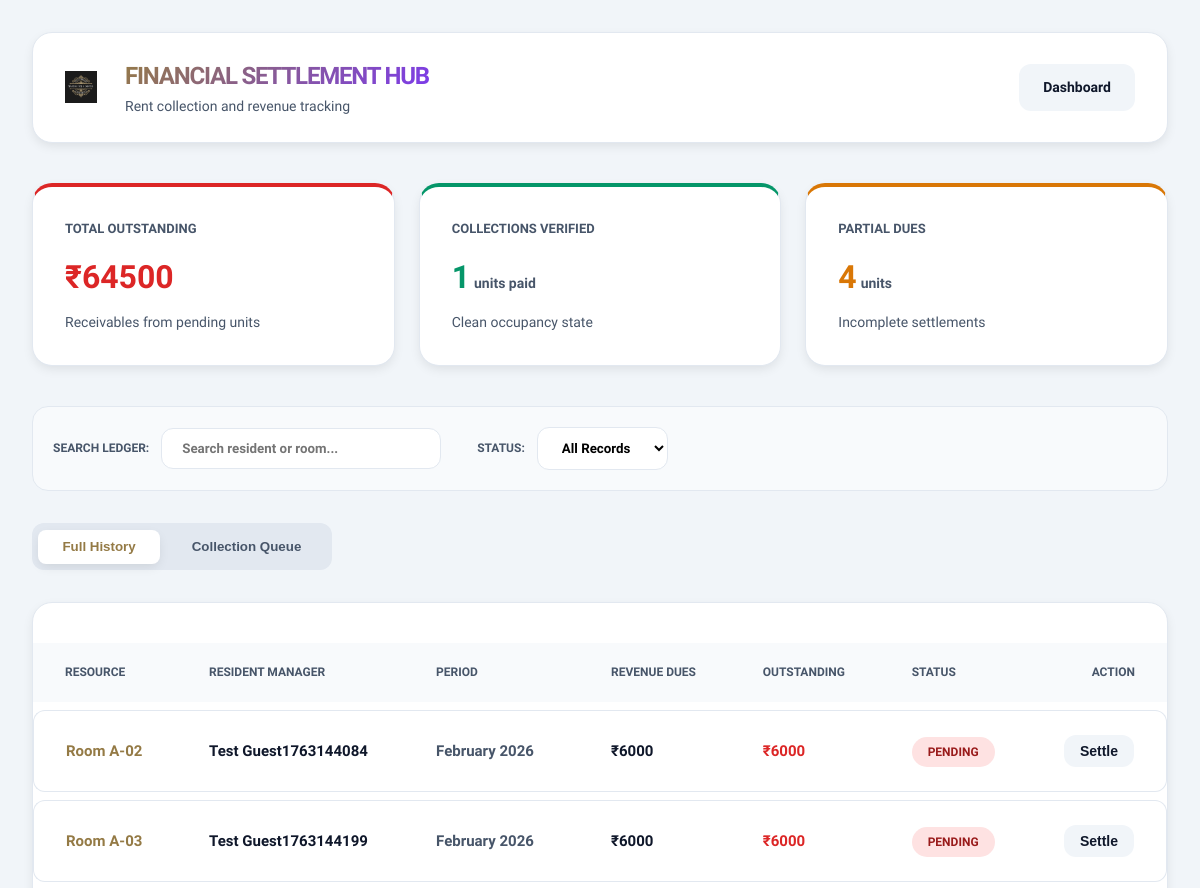
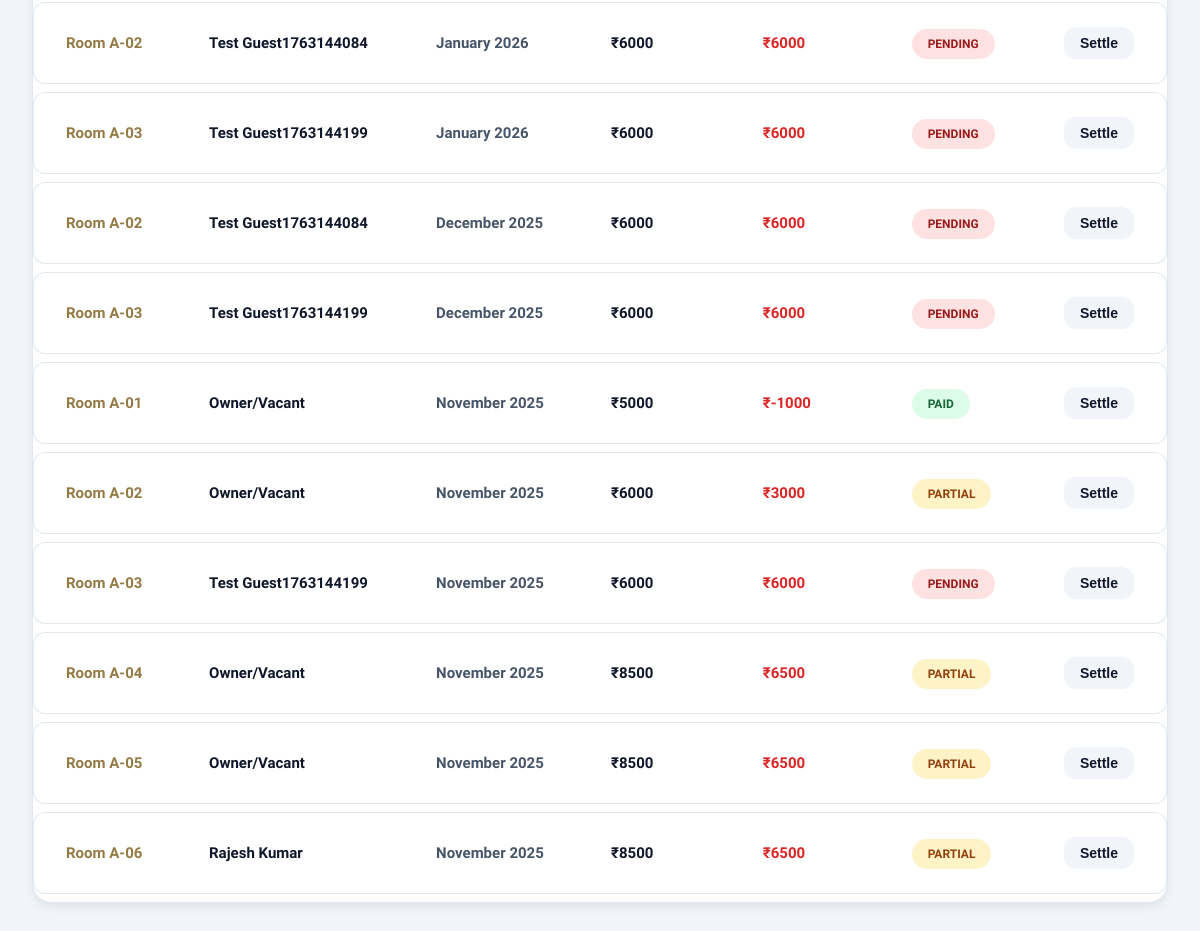
Before: /manage-payments/ (signed in) with the older database file (2 pictures, top to bottom).
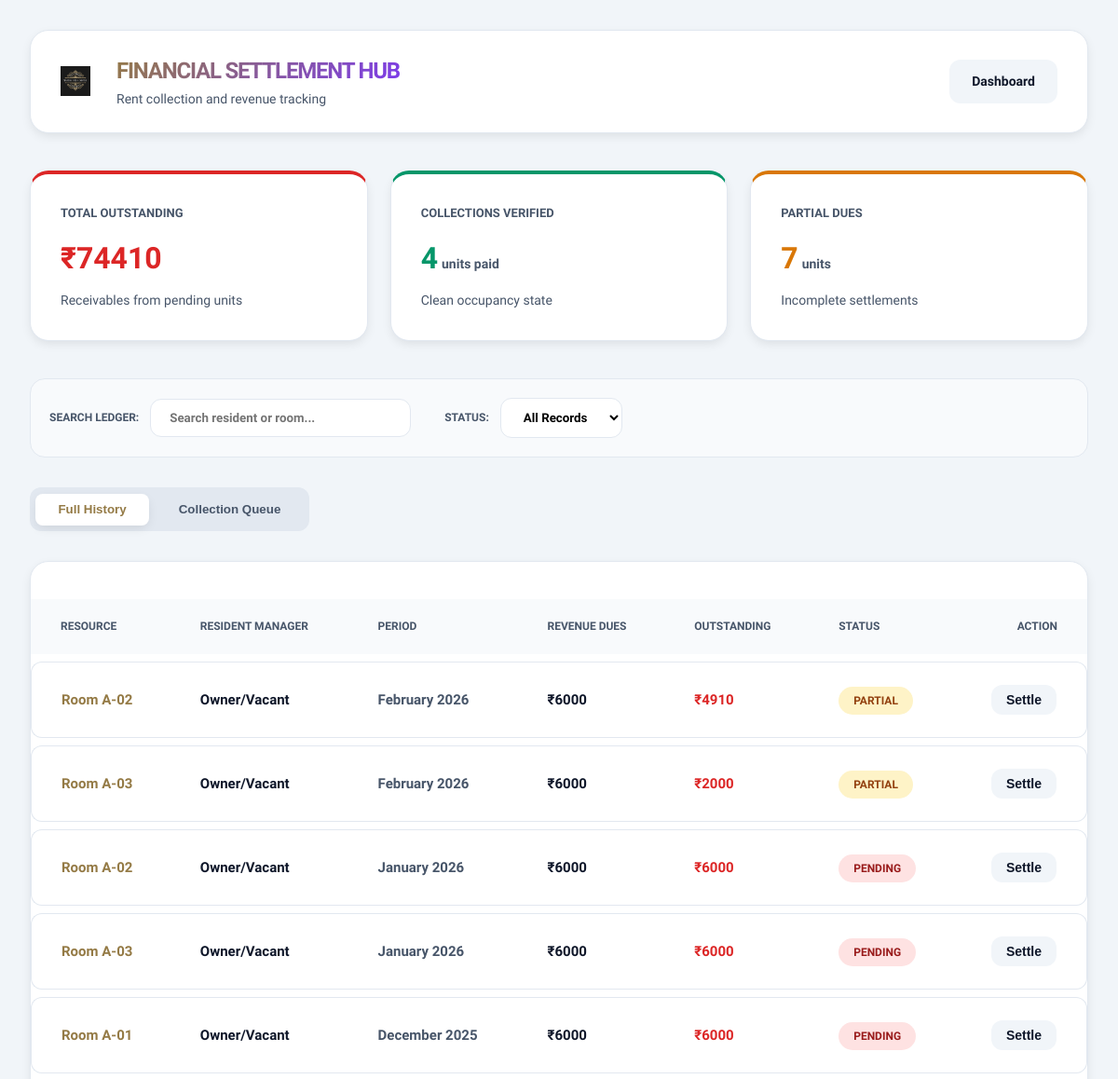
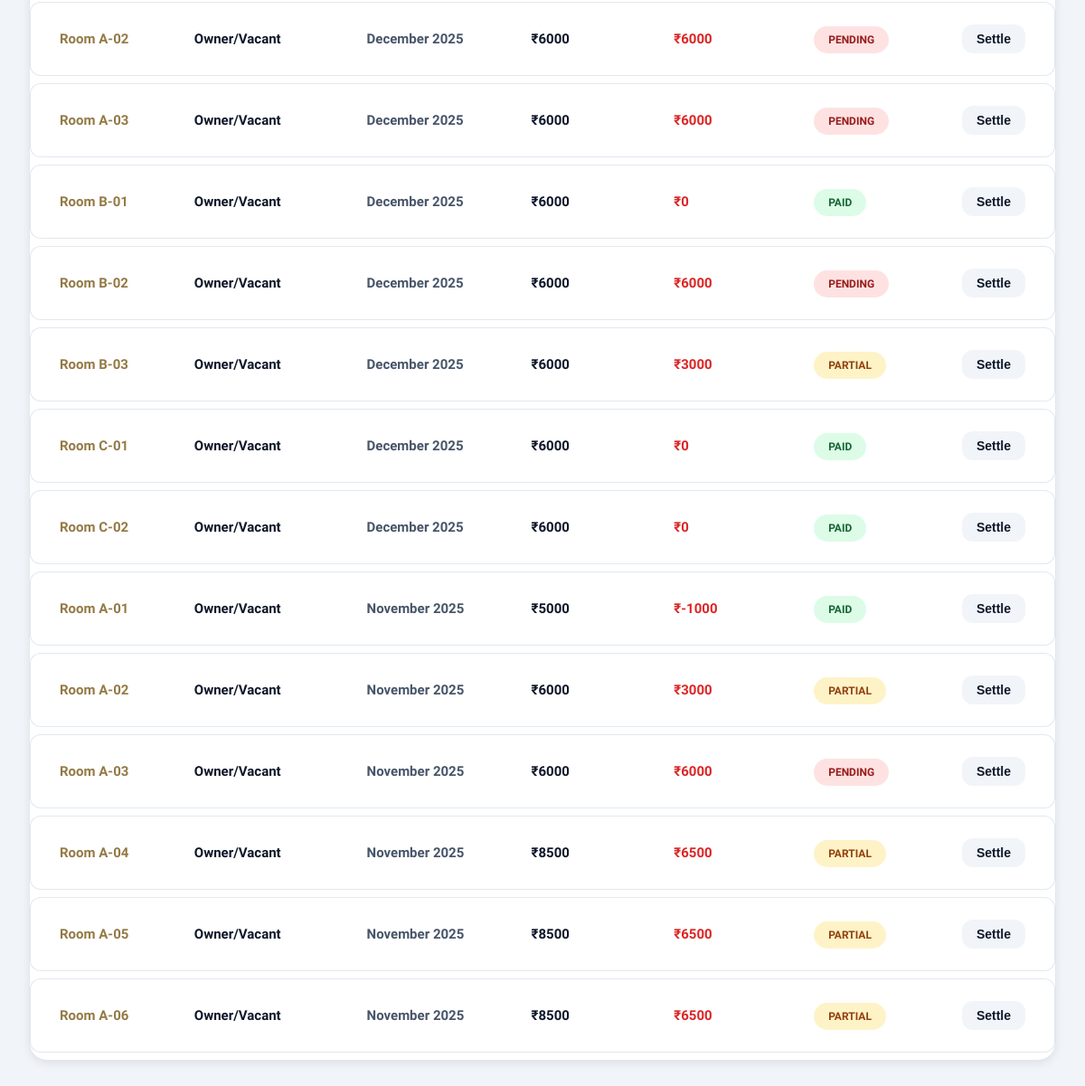
After: the same page with the newer database file (2 pictures, top to bottom).
### rental/models.py (models this page shows, shortened)
class MonthlyPayment(models.Model):
    PAYMENT_STATUS_CHOICES = [
        ('pending', 'Pending'),
        ('partial', 'Partial'),
        ('paid', 'Paid'),
        ('overdue', 'Overdue'),
    ]
    room = models.ForeignKey(Room, on_delete=models.CASCADE, related_name='monthly_payments')
    guest = models.ForeignKey(Guest, on_delete=models.SET_NULL, null=True, blank=True, related_name='monthly_payments')
    month = models.DateField(help_text="First day of the month")
    rent_amount = models.DecimalField(max_digits=8, decimal_places=2)
    paid_amount = models.DecimalField(max_digits=8, decimal_places=2, default=0)
    payment_status = models.CharField(max_length=20, choices=PAYMENT_STATUS_CHOICES, default='pending')
    paid_date = models.DateField(null=True, blank=True)
    notes = models.TextField(blank=True)
    created_at = models.DateTimeField(auto_now_add=True)
    updated_at = models.DateTimeField(auto_now=True)
    class Meta:
        ordering = ['-month']
        unique_together = ('room', 'month')
    def remaining_amount(self):
        return self.rent_amount - self.paid_amount

class Room(models.Model):
    ROOM_TYPES = [
        ('single', 'Single'),
        ('double', 'Double'),
        ('suite', 'Suite'),
    ]
    number = models.CharField(max_length=10, unique=True)
    room_type = models.CharField(max_length=10, choices=ROOM_TYPES)
    price = models.DecimalField(max_digits=8, decimal_places=2)
    agreed_rent = models.DecimalField(max_digits=8, decimal_places=2, null=True, blank=True, help_text="Per-room negotiated rent (overrides price when set)")
    is_available = models.BooleanField(default=True)
    class Meta:
        ordering = ['number']

class Guest(models.Model):
    GENDER_CHOICES = [
        ('M', 'Male'),
        ('F', 'Female'),
        ('O', 'Other'),
    ]
    first_name = models.CharField(max_length=100)
    last_name = models.CharField(max_length=100)
    email = models.EmailField(unique=True)
    phone = models.CharField(max_length=15)
    gender = models.CharField(max_length=1, choices=GENDER_CHOICES, default='M')
    date_of_birth = models.DateField(null=True, blank=True)
    address = models.TextField(blank=True)
    city = models.CharField(max_length=50, blank=True)
    state = models.CharField(max_length=50, blank=True)
    country = models.CharField(max_length=50, blank=True)
    zip_code = models.CharField(max_length=20, blank=True)
    id_type = models.CharField(max_length=50, blank=True, help_text="Passport, Aadhar, License, etc.")
    id_number = models.CharField(max_length=50, blank=True)
    govt_id_photo = models.ImageField(upload_to='govt_ids/', blank=True, null=True, help_text="Photo of Government ID document")
    college_id = models.CharField(max_length=100, blank=True, help_text="College ID or Student ID")
    college_id_photo = models.ImageField(upload_to='college_ids/', blank=True, null=True, help_text="Photo of College ID")
    student_college = models.CharField(max_length=100, blank=True, help_text="Name of the college/university")
    document_verification_image = models.ImageField(upload_to='document_verification/', blank=True, null=True, help_text="Document verification image")
    check_in_date = models.DateField(null=True, blank=True)
    check_out_date = models.DateField(null=True, blank=True)
    room = models.ForeignKey(Room, on_delete=models.SET_NULL, null=True, blank=True)
    notes = models.TextField(blank=True)
    created_at = models.DateTimeField(auto_now_add=True)
    updated_at = models.DateTimeField(auto_now=True)
    is_active = models.BooleanField(default=True)
    class Meta:
        ordering = ['-created_at']
    @property
    def full_name(self):
        return f"{self.first_name} {self.last_name}"

### rental/views.py (the view)
# urls.py: path('manage-payments/', views.manage_payments, name='manage_payments'),
@login_required(login_url='login')
@user_passes_test(is_admin)
def manage_payments(request):
    rooms = Room.objects.all().order_by('number')
    payments = MonthlyPayment.objects.select_related('room', 'guest').order_by('-month')
    monthly_payments = MonthlyPayment.objects.select_related('room', 'guest').filter(
        payment_status__in=['pending', 'partial']
    ).order_by('-month')
    payment_stats = {
        'pending': payments.filter(payment_status='pending').count(),
        'partial': payments.filter(payment_status='partial').count(),
        'paid': payments.filter(payment_status='paid').count(),
        'overdue': payments.filter(payment_status='overdue').count(),
        'total_pending_amount': sum(p.remaining_amount() for p in payments.filter(payment_status__in=['pending', 'partial', 'overdue'])),
    }
    context = {
        'rooms': rooms,
        'payments': payments[:100],
        'monthly_payments': monthly_payments,
        'payment_stats': payment_stats,
    }
    return render(request, 'manage_payments.html', context)

### rental/views.py (called while the page is built)
def is_admin(user):
    return user.is_staff or user.is_superuser

### rental/templates/manage_payments.html (shortened to what this page needs)
<!DOCTYPE html>
<html lang="en">
{% load static %}
<head>
</head>
<body>
  <div class="container">
    <header class="header">
      <div class="header-title" style="display: flex; align-items: center; gap: 1rem;">
        <img src="{% static 'rental/images/panesar-logo.png' %}" alt="Panesar Logo" class="logo-img">
        <div>
          <h1 style="letter-spacing: -0.05em;">FINANCIAL SETTLEMENT HUB</h1>
          <p style="color: var(--text-muted); font-size: 0.875rem; font-weight: 500;">Rent collection and revenue
            tracking</p>
        </div>
      </div>
      <div class="header-actions">
        <a href="{% url 'dashboard' %}" class="btn btn-secondary">Dashboard</a>
      </div>
    </header>
    <div class="dashboard-grid">
      <div class="stat-card" style="border-top-color: var(--error);">
        <div class="stat-label">Total Outstanding</div>
        <div class="stat-value" style="color: var(--error);">₹{{ payment_stats.total_pending_amount|floatformat:0 }}
        </div>
        <div class="stat-meta">Receivables from pending units</div>
      </div>
      <div class="stat-card" style="border-top-color: var(--success);">
        <div class="stat-label">Collections Verified</div>
        <div class="stat-value" style="color: var(--success);">{{ payment_stats.paid }} <span
            style="font-size: 0.875rem; color: var(--text-muted);">units paid</span></div>
        <div class="stat-meta">Clean occupancy state</div>
      </div>
      <div class="stat-card" style="border-top-color: var(--warning);">
        <div class="stat-label">Partial Dues</div>
        <div class="stat-value" style="color: var(--warning);">{{ payment_stats.partial }} <span
            style="font-size: 0.875rem; color: var(--text-muted);">units</span></div>
        <div class="stat-meta">Incomplete settlements</div>
      </div>
    </div>
    <div class="filter-bar">
      <div style="display: flex; align-items: center; gap: 0.75rem;">
        <label style="font-size: 0.75rem; font-weight: 800; color: var(--text-muted);">SEARCH LEDGER:</label>
        <input type="text" id="paySearch" onkeyup="filterPayments()" placeholder="Search resident or room..."
          class="input" style="width: 280px;">
      </div>
      <div style="display: flex; align-items: center; gap: 0.75rem; margin-left: 1rem;">
        <label style="font-size: 0.75rem; font-weight: 800; color: var(--text-muted);">STATUS:</label>
        <select id="statusFilter" onchange="filterPayments()" class="input">
          <option value="all">All Records</option>
        </select>
      </div>
    </div>
    <div class="tab-nav">
      <button onclick="switchTab('all')" class="tab-btn active" id="btn-all">Full History</button>
      <button onclick="switchTab('pending')" class="tab-btn" id="btn-pending">Collection Queue</button>
    </div>
    <div class="section" id="all-tab">
      <div class="table-wrapper">
        <table>
          <thead>
            <tr>
              <th>Resource</th>
              <th>Resident Manager</th>
              <th>Period</th>
              <th>Revenue Dues</th>
              <th>Outstanding</th>
              <th>Status</th>
              <th style="text-align: right;">Action</th>
            </tr>
          </thead>
          <tbody id="paymentTable">
            {% for payment in payments %}
            <tr class="payment-row" data-status="{{ payment.payment_status }}">
              <td style="font-weight: 900; color: var(--primary);">Room {{ payment.room.number }}</td>
              <td style="font-weight: 700;">{{ payment.guest.full_name|default:"Owner/Vacant" }}</td>
              <td style="color: var(--text-muted); font-weight: 600;">{{ payment.month|date:"F Y" }}</td>
              <td style="font-weight: 800;">₹{{ payment.rent_amount|floatformat:0 }}</td>
              <td style="font-weight: 900; color: var(--error);">₹{{ payment.remaining_amount|floatformat:0 }}</td>
              <td>
                <span class="badge badge-{{ payment.payment_status }}">
                  {{ payment.payment_status }}
                </span>
              </td>
              <td style="text-align: right;">
                <button
                  onclick="openRecordModal('{{ payment.id }}', '{{ payment.room.number }}', '{{ payment.remaining_amount }}')"
                  class="btn btn-secondary" style="padding: 0.5rem 1rem;">Settle</button>
              </td>
            </tr>
            {% endfor %}
          </tbody>
        </table>
      </div>
    </div>
  </div>
</body>
</html>

### rental/templates/manage_payments.html (style rules this page uses)
:root { --primary: #947a45; --primary-hover: #7a6438; --bg-main: #f1f5f9; --card-bg: #ffffff; --text-main: #0f172a; --text-muted: #475569; --success: #059669; --error: #dc2626; --warning: #d97706; --border: #e2e8f0; --shadow: 0 4px 12px -2px rgba(0, 0, 0, 0.1); --radius: 1.25rem; }
* { margin: 0; padding: 0; box-sizing: border-box; }
body { font-family: 'Plus Jakarta Sans', sans-serif; background-color: var(--bg-main); color: var(--text-main); line-height: 1.6; }
.container { max-width: 1500px; margin: 0 auto; padding: 2rem; }
.header { display: flex; justify-content: space-between; align-items: center; margin-bottom: 2.5rem; background: var(--card-bg); padding: 1.5rem 2rem; border-radius: var(--radius); box-shadow: var(--shadow); border: 1px solid var(--border); }
.header-title h1 { font-size: 1.5rem; font-weight: 800; background: linear-gradient(135deg, var(--primary), #7c3aed); background-clip: text; -webkit-background-clip: text; -webkit-text-fill-color: transparent; }
.logo-img { height: 32px; width: auto; margin-right: 0.75rem; }
.dashboard-grid { display: grid; grid-template-columns: repeat(auto-fit, minmax(280px, 1fr)); gap: 1.5rem; margin-bottom: 2.5rem; }
.stat-card { background: var(--card-bg); padding: 2rem; border-radius: var(--radius); border: 1px solid var(--border); box-shadow: var(--shadow); border-top: 4px solid var(--primary); }
.stat-label { font-size: 0.8125rem; font-weight: 800; color: var(--text-muted); text-transform: uppercase; margin-bottom: 0.75rem; }
.stat-value { font-size: 2rem; font-weight: 900; margin-bottom: 0.5rem; display: flex; align-items: baseline; gap: 0.25rem; }
.stat-meta { font-size: 0.875rem; color: var(--text-muted); font-weight: 500; }
.filter-bar { display: flex; gap: 1.25rem; margin-bottom: 2rem; background: #f8fafc; padding: 1.25rem; border-radius: 1rem; border: 1px solid var(--border); align-items: center; flex-wrap: wrap; }
.tab-nav { display: flex; gap: 0.5rem; margin-bottom: 2rem; background: #e2e8f0; padding: 0.4rem; border-radius: 0.75rem; width: fit-content; }
.tab-btn { padding: 0.6rem 1.5rem; border-radius: 0.5rem; border: none; background: transparent; cursor: pointer; font-weight: 800; color: var(--text-muted); transition: all 0.2s; }
.tab-btn.active { background: white; color: var(--primary); box-shadow: var(--shadow); }
.section { background: var(--card-bg); padding: 2rem; border-radius: var(--radius); border: 1px solid var(--border); box-shadow: var(--shadow); }
.table-wrapper { overflow-x: auto; margin: -2rem; margin-top: 0; }
table { width: 100%; border-collapse: separate; border-spacing: 0 0.5rem; }
th { padding: 1.25rem 2rem; background: #f8fafc; color: var(--text-muted); font-weight: 800; font-size: 0.75rem; text-transform: uppercase; text-align: left; }
td { padding: 1.5rem 2rem; background: white; border-top: 1px solid var(--border); border-bottom: 1px solid var(--border); font-size: 0.9375rem; }
td:first-child { border-left: 1px solid var(--border); border-radius: 0.75rem 0 0 0.75rem; }
td:last-child { border-right: 1px solid var(--border); border-radius: 0 0.75rem 0.75rem 0; }
.badge { padding: 0.5rem 1rem; border-radius: 2rem; font-size: 0.75rem; font-weight: 800; text-transform: uppercase; }
.badge-paid { background: #dcfce7; color: #166534; }
.badge-partial { background: #fef3c7; color: #92400e; }
.badge-pending { background: #fee2e2; color: #991b1b; }
.btn { padding: 0.75rem 1.5rem; border-radius: 0.75rem; font-weight: 800; cursor: pointer; border: none; font-size: 0.875rem; display: inline-flex; align-items: center; gap: 0.625rem; transition: all 0.2s; text-decoration: none; }
.btn-secondary { background: #f1f5f9; color: var(--text-main); }
.input { padding: 0.75rem 1.25rem; border-radius: 0.75rem; border: 1px solid var(--border); font-family: inherit; background: white; font-weight: 600; }

Changed rows visible on the page:
removed MonthlyPayment: room.number "A-02", guest.full_name "Test Guest1763144084", month "December 2025", rent_amount "6000", remaining_amount "6000", payment_status "PENDING"
removed MonthlyPayment: room.number "A-03", guest.full_name "Test Guest1763144199", month "December 2025", rent_amount "6000", remaining_amount "6000", payment_status "PENDING"
changed MonthlyPayment (number 1 of 18 on the later page): guest.full_name "Test Guest1763144084" → "Owner/Vacant"; remaining_amount "6000" → "4910"; payment_status "PENDING" → "PARTIAL"
changed MonthlyPayment (number 2 of 18 on the later page): guest.full_name "Test Guest1763144199" → "Owner/Vacant"; remaining_amount "6000" → "2000"; payment_status "PENDING" → "PARTIAL"
changed MonthlyPayment (number 3 of 18 on the later page): guest.full_name "Test Guest1763144084" → "Owner/Vacant"
changed MonthlyPayment (number 4 of 18 on the later page): guest.full_name "Test Guest1763144199" → "Owner/Vacant"
added MonthlyPayment: room.number "A-01", guest.full_name "Owner/Vacant", month "December 2025", rent_amount "6000", remaining_amount "6000", payment_status "PENDING"
added MonthlyPayment: room.number "A-02", guest.full_name "Owner/Vacant", month "December 2025", rent_amount "6000", remaining_amount "6000", payment_status "PENDING"
added MonthlyPayment: room.number "A-03", guest.full_name "Owner/Vacant", month "December 2025", rent_amount "6000", remaining_amount "6000", payment_status "PENDING"
added MonthlyPayment: room.number "B-01", guest.full_name "Owner/Vacant", month "December 2025", rent_amount "6000", remaining_amount "0", payment_status "PAID"
added MonthlyPayment: room.number "B-02", guest.full_name "Owner/Vacant", month "December 2025", rent_amount "6000", remaining_amount "6000", payment_status "PENDING"
added MonthlyPayment: room.number "B-03", guest.full_name "Owner/Vacant", month "December 2025", rent_amount "6000", remaining_amount "3000", payment_status "PARTIAL"
added MonthlyPayment: room.number "C-01", guest.full_name "Owner/Vacant", month "December 2025", rent_amount "6000", remaining_amount "0", payment_status "PAID"
added MonthlyPayment: room.number "C-02", guest.full_name "Owner/Vacant", month "December 2025", rent_amount "6000", remaining_amount "0", payment_status "PAID"
changed MonthlyPayment (number 15 of 18 on the later page): guest.full_name "Test Guest1763144199" → "Owner/Vacant"
changed MonthlyPayment (number 18 of 18 on the later page): guest.full_name "Rajesh Kumar" → "Owner/Vacant"
Other visible differences:
{{ payment_stats.total_pending_amount|floatformat:0 }}: "64500" → "74410"
{{ payment_stats.paid }}: "1" → "4"
{{ payment_stats.partial }}: "4" → "7"
